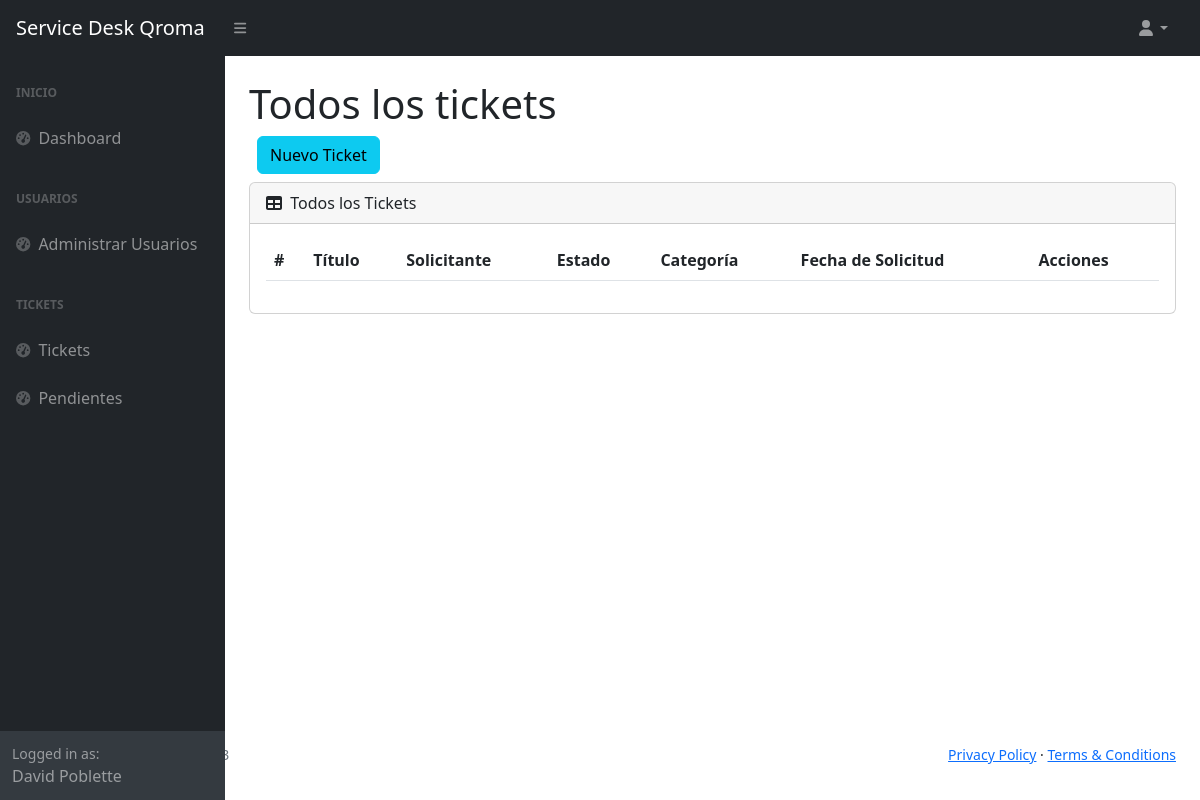
Before: /tickets (signed in) with the older database file.
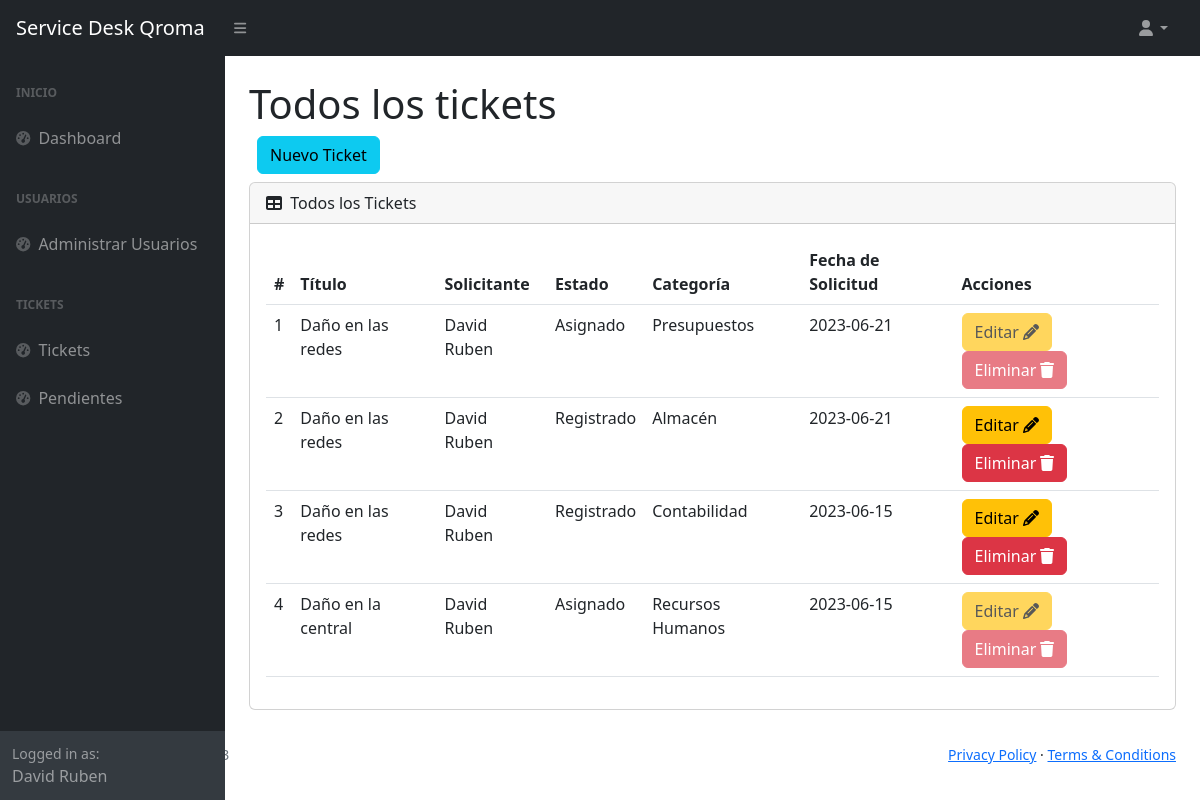
After: the same page with the newer database file.
### tables this page shows
CREATE TABLE `tba_ticket`  (
  `CodTicket` int NOT NULL AUTO_INCREMENT,
  `TituloTicket` varchar(50) NOT NULL,
  `CodUsuario` int NOT NULL,
  `CodCategoria` int NOT NULL,
  `CodEstado` int NOT NULL,
  `CodAsignacion` int NULL DEFAULT NULL,
  `FechaCreacion` date NOT NULL,
  `FechaActualizacion` date NOT NULL,
  PRIMARY KEY (`CodTicket`) USING BTREE
);

CREATE TABLE `tba_usuarios`  (
  `CodUsuario` int NOT NULL AUTO_INCREMENT,
  `NombreUsuario` varchar(100) NOT NULL,
  `ApellidoUsuario` varchar(100) NULL DEFAULT NULL,
  `CelularUsuario` int NULL DEFAULT NULL,
  `CodArea` int NOT NULL,
  `CorreoUsuario` varchar(100) NOT NULL,
  `CodPerfil` int NOT NULL,
  `CodSede` int NULL DEFAULT NULL,
  `PasswordUsuario` varchar(150) NOT NULL,
  `UltimaConexion` timestamp NULL DEFAULT current_timestamp ON UPDATE CURRENT_TIMESTAMP,
  `FechaCreacion` date NOT NULL,
  `FechaActualizacion` date NOT NULL,
  PRIMARY KEY (`CodUsuario`) USING BTREE,
  INDEX `CodPerfil`(`CodPerfil`) USING BTREE,
  INDEX `tba_usuarios_ibfk_2`(`CodArea`) USING BTREE,
  CONSTRAINT `tba_usuarios_ibfk_1` FOREIGN KEY (`CodPerfil`) REFERENCES `tba_perfilusuario` (`CodPerfil`) ON DELETE RESTRICT ON UPDATE RESTRICT,
  CONSTRAINT `tba_usuarios_ibfk_2` FOREIGN KEY (`CodArea`) REFERENCES `tba_areausuario` (`CodArea`) ON DELETE RESTRICT ON UPDATE RESTRICT
);

CREATE TABLE `tba_estado`  (
  `CodEstado` int NOT NULL AUTO_INCREMENT,
  `NombreEstado` varchar(50) NOT NULL,
  PRIMARY KEY (`CodEstado`) USING BTREE
);

CREATE TABLE `tba_categoria`  (
  `CodCategoria` int NOT NULL AUTO_INCREMENT,
  `NombreCategoria` varchar(50) NOT NULL,
  PRIMARY KEY (`CodCategoria`) USING BTREE
);

### controller/plantilla.controller.php (called while the page is built)
<?php
class ControllerPlantilla
{
  static public function ctrPlantilla()
  {
    include "view/plantilla.php";
  }
}

### index.php (called while the page is built, shortened)
<?php
require_once "controller/plantilla.controller.php";
require_once "controller/tickets.controller.php";
require_once "controller/categorias.controller.php";
require_once "model/tickets.model.php";
$plantilla = new ControllerPlantilla();
$plantilla -> ctrPlantilla();

### controller/tickets.controller.php (called while the page is built, shortened)
<?php
class ControllerTickets
{
  static public function ctrMostrarTickets($perfilUsuario, $codUsuario)
  {
    $tabla = "tba_ticket";
    if ($perfilUsuario == "2")
    {
      $listaTickets = ModelTickets::mdlMostrarTicketsUsuarios($tabla, $codUsuario);
    }
    else
    {
      $listaTickets = ModelTickets::mdlMostrarTodoslosTickets($tabla);
    }
    return $listaTickets;
  }
}

### model/conexion.php (called while the page is built)
<?php
class Conexion
{
  static public function conn()
  {
    $link = new PDO("mysql:host=127.0.0.1;dbname=servdeskqroma","root","");
		$link->exec("set names utf8");
		return $link;
  }
}

### model/tickets.model.php (called while the page is built, shortened)
<?php
require_once "conexion.php";
class ModelTickets
{
  static public function mdlMostrarTodoslosTickets($tabla)
  {
    $statement = Conexion::conn()->prepare("SELECT tba_ticket.CodTicket, tba_ticket.CodEstado, tba_ticket.CodAsignacion, tba_ticket.CodCategoria, tba_ticket.CodUsuario, tba_ticket.TituloTicket, tba_ticket.FechaCreacion, tba_usuarios.NombreUsuario, tba_categoria.NombreCategoria, tba_estado.NombreEstado FROM $tabla INNER JOIN tba_usuarios ON tba_ticket.CodUsuario = tba_usuarios.CodUsuario INNER JOIN tba_categoria ON tba_ticket.CodCategoria = tba_categoria.CodCategoria INNER JOIN tba_estado ON tba_ticket.CodEstado = tba_estado.CodEstado");
    $statement -> execute();
    return $statement -> fetchAll();
  }
}

### view/modules/tickets.php (the view, shortened to what this page needs)
        </div>
      </div>
      <div class="sb-sidenav-footer">
        <div class="small">Logged in as:</div>
        <?php echo $_SESSION["nombreUsuario"] ?>
      </div>
    </nav>
  </div>
  <div id="layoutSidenav_content">
    <main class="bg">
      <div class="container-fluid px-4">
        <h1 class="mt-4">Todos los tickets</h1>
          <div class="d-flex m-2">
            <button type="button" class="btn btn-info" data-bs-toggle="modal" data-bs-target="#modalAddTicket">
              Nuevo Ticket
            </button>
          </div>
        <div class="card mb-4">
          <div class="card-header">
            <i class="fas fa-table me-1"></i>
            Todos los Tickets
          </div>
          <div class="card-body">
            <table id="datatablesSimple" class="data-table-Usuario table">
              <thead>
                <tr>
                  <th>#</th>
                  <th>Título</th>
                  <th>Solicitante</th>
                  <th>Estado</th>
                  <th>Categoría</th>
                  <th>Fecha de Solicitud</th>
                  <th>Acciones</th>
                </tr>
              </thead>
              <tbody>
                <?php
                  $listaTickets = ControllerTickets::ctrMostrarTickets($_SESSION["perfilUsuario"], $_SESSION["codUsuario"]);
                  foreach ($listaTickets as $key => $value)
                  {
                    echo
                      '<tr>
                        <td>'.($key + 1).'</td>
                        <td>'.$value["TituloTicket"].'</td>
                        <td>'.$value["NombreUsuario"].'</td>
                        <td>'.$value["NombreEstado"].'</td>
                        <td>'.$value["NombreCategoria"].'</td>
                        <td>'.$value["FechaCreacion"].'</td>
                        <td>';
                          if($value["CodEstado"]!=1)
                          {
                            echo '
                              <button class="btn btn-warning btnEditarTicket" codTicket="'.$value["CodTicket"].'" data-bs-toggle="modal" data-bs-target="#modalEditTicket" disabled>Editar <i class="fa-solid fa-pencil"></i></button>
                              <button class="btn btn-danger btnEliminarTicket" codTicket="'.$value["CodTicket"].'" disabled>Eliminar <i class="fa-solid fa-trash" ></i></button>
                              </td>
                              </tr>
                            ';
                          }
                          else
                          {
                            echo '
                              <button class="btn btn-warning btnEditarTicket" codTicket="'.$value["CodTicket"].'" data-bs-toggle="modal" data-bs-target="#modalEditTicket" >Editar <i class="fa-solid fa-pencil"></i></button>
                              <button class="btn btn-danger btnEliminarTicket" codTicket="'.$value["CodTicket"].'">Eliminar <i class="fa-solid fa-trash" ></i></button>
                              </td>
                              </tr>
                            ';
                          }
                  }
                ?>
              </tbody>
            </table>
          </div>
        </div>
      </div>
    </main>
  </div>
</div>

Changed rows visible on the page:
added tba_ticket: TituloTicket "Daño en las redes", tba_usuarios.NombreUsuario "David Ruben", tba_estado.NombreEstado "Asignado", tba_categoria.NombreCategoria "Presupuestos", FechaCreacion "2023-06-21"
added tba_ticket: TituloTicket "Daño en las redes", tba_usuarios.NombreUsuario "David Ruben", tba_estado.NombreEstado "Registrado", tba_categoria.NombreCategoria "Almacén", FechaCreacion "2023-06-21"
added tba_ticket: TituloTicket "Daño en las redes", tba_usuarios.NombreUsuario "David Ruben", tba_estado.NombreEstado "Registrado", tba_categoria.NombreCategoria "Contabilidad", FechaCreacion "2023-06-15"
added tba_ticket: TituloTicket "Daño en la central", tba_usuarios.NombreUsuario "David Ruben", tba_estado.NombreEstado "Asignado", tba_categoria.NombreCategoria "Recursos Humanos", FechaCreacion "2023-06-15"
Other visible differences:
$_SESSION["nombreUsuario"]: "David Poblette" → "David Ruben"
